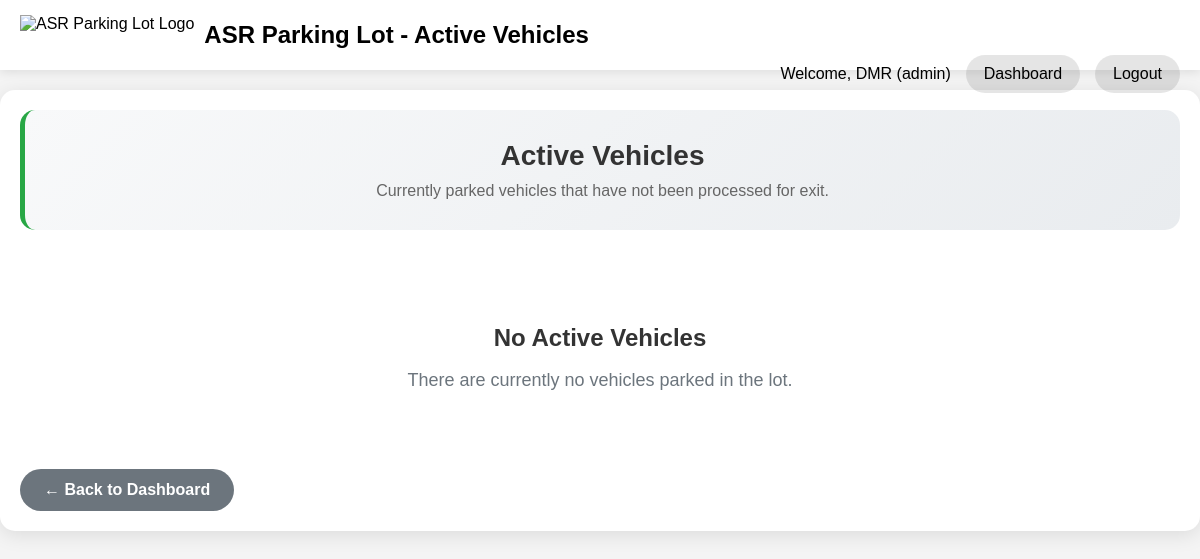
/staff/active-vehicles (signed in), run on an earlier commit of the app's database.
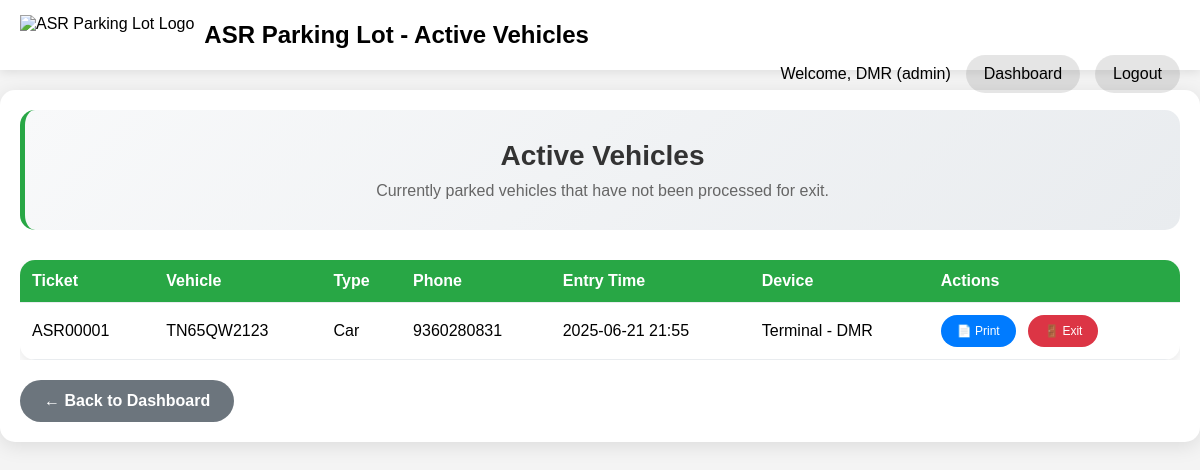
And on a later commit of the database.
### app/models.py (models this page shows, shortened)
class User(UserMixin, db.Model):
    id = db.Column(db.Integer, primary_key=True)
    username = db.Column(db.String(80), index=True, unique=True, nullable=False)
    email = db.Column(db.String(120), index=True, unique=True, nullable=False)
    password_hash = db.Column(db.String(256))
    role = db.Column(db.String(10), index=True, nullable=False, default='staff') # 'admin' or 'staff'

class Entry(db.Model):
    id = db.Column(db.Integer, primary_key=True)
    ticket_number = db.Column(db.String(20), unique=True, nullable=False)
    vehicle_type = db.Column(db.String(50), nullable=False)
    vehicle_number = db.Column(db.String(20), nullable=False)
    phone = db.Column(db.String(15), nullable=False)
    device = db.Column(db.String(50), nullable=False)
    entry_time = db.Column(db.DateTime, default=get_current_device_time, nullable=False)
    exit_time = db.Column(db.DateTime, nullable=True)
    paid = db.Column(db.Boolean, default=False, nullable=False)
    amount = db.Column(db.Float, nullable=True)

### app/routes.py (the view)
@main.route('/staff/active-vehicles')
@login_required
def active_vehicles():
    if current_user.role not in ['admin', 'staff']:
        flash('Access denied. Staff or Admin privileges required.', 'error')
        return redirect(url_for('main.index'))
    active_vehicles = Entry.query.filter(
        Entry.exit_time.is_(None)
    ).order_by(Entry.entry_time.desc()).all()
    return render_template('active_vehicles.html',
                         title='Active Vehicles',
                         active_vehicles=active_vehicles)

### app/utils.py (called while the page is built)
def get_ist_timezone():
    return pytz.timezone('Asia/Kolkata')

def get_ist_time(dt=None):
    ist_tz = get_ist_timezone()
    if dt is None:
        return datetime.now(ist_tz)
    if dt.tzinfo is None:
        return ist_tz.localize(dt)
    return dt.astimezone(ist_tz)

def format_ist_time(dt, format_str='%Y-%m-%d %H:%M:%S'):
    ist_time = get_ist_time(dt)
    return ist_time.strftime(format_str)

def format_ist_time_medium(dt):
    return format_ist_time(dt, '%Y-%m-%d %H:%M')

### app/templates/active_vehicles.html (shortened to what this page needs)
<!DOCTYPE html>
<html lang="en">
<head>
</head>
<body>
    <div class="navbar">
        <div class="navbar-logo">
            <img src="{{ url_for('main.public_file', filename='logo.png') }}" alt="ASR Parking Lot Logo">
            <h1>ASR Parking Lot - Active Vehicles</h1>
        </div>
        <div class="navbar-right">
            <span>Welcome, {{ current_user.username }} ({{ current_user.role }})</span>
            <a href="{{ url_for('main.staff_dashboard') }}">Dashboard</a>
            <a href="{{ url_for('main.logout') }}">Logout</a>
        </div>
    </div>
    <div class="container">
        <div class="header-section">
            <h2>Active Vehicles</h2>
            <p>Currently parked vehicles that have not been processed for exit.</p>
        </div>
        {% if active_vehicles %}
        <div class="vehicles-table">
            <table>
                <thead>
                    <tr>
                        <th>Ticket</th>
                        <th>Vehicle</th>
                        <th>Type</th>
                        <th>Phone</th>
                        <th>Entry Time</th>
                        <th>Device</th>
                        <th>Actions</th>
                    </tr>
                </thead>
                <tbody>
                    {% for vehicle in active_vehicles %}
                    <tr>
                        <td>{{ vehicle.ticket_number }}</td>
                        <td>{{ vehicle.vehicle_number }}</td>
                        <td>{{ vehicle.vehicle_type }}</td>
                        <td>{{ vehicle.phone }}</td>
                        <td>{{ vehicle.entry_time | ist_medium }}</td>
                        <td>{{ vehicle.device }}</td>
                        <td>
                            <a href="{{ url_for('main.print_receipt', entry_id=vehicle.id) }}"
                               target="_blank"
                               class="action-btn">
                                📄 Print
                            </a>
                            <a href="{{ url_for('main.vehicle_exit') }}"
                               class="action-btn exit">
                                🚪 Exit
                            </a>
                        </td>
                    </tr>
                    {% endfor %}
                </tbody>
            </table>
        </div>
        {% else %}
        <div class="no-vehicles">
            <h3>No Active Vehicles</h3>
            <p>There are currently no vehicles parked in the lot.</p>
        </div>
        {% endif %}
        <a href="{{ url_for('main.staff_dashboard') }}" class="back-btn">← Back to Dashboard</a>
    </div>
</body>
</html>

### app/templates/active_vehicles.html (style rules this page uses)
* { box-sizing: border-box; }
body { font-family: Arial, sans-serif; margin: 0; padding: 0; background-color: #f4f4f4; min-height: 100vh; }
.navbar { background-color: white; padding: 15px 20px; color: black; position: sticky; top: 0; z-index: 1000; box-shadow: 0 2px 10px rgba(0,0,0,0.1); }
.navbar h1 { margin: 0; display: inline-block; font-size: clamp(18px, 4vw, 24px); color: black; }
.navbar-logo { display: flex; align-items: center; gap: 10px; flex-wrap: wrap; }
.navbar-logo img { height: clamp(30px, 6vw, 40px); width: auto; }
.navbar-right { float: right; display: flex; align-items: center; gap: 15px; flex-wrap: wrap; color: black; }
.navbar a { color: black; text-decoration: none; padding: 8px 16px; border-radius: 25px; background-color: rgba(0, 0, 0, 0.1); transition: all 0.3s ease; font-weight: 500; border: 2px solid transparent; }
.container { max-width: 1200px; margin: 20px auto; padding: 20px; background: white; border-radius: 15px; box-shadow: 0 4px 20px rgba(0,0,0,0.1); }
.header-section { text-align: center; margin-bottom: 30px; padding: 30px; background: linear-gradient(135deg, #f8f9fa 0%, #e9ecef 100%); border-radius: 15px; border-left: 5px solid #28a745; }
.header-section h2 { color: #333; margin: 0 0 10px 0; font-size: clamp(20px, 5vw, 28px); }
.header-section p { color: #666; margin: 0; font-size: clamp(14px, 3vw, 16px); }
.vehicles-table { overflow-x: auto; }
.vehicles-table table { width: 100%; border-collapse: collapse; background: white; border-radius: 15px; overflow: hidden; box-shadow: 0 4px 15px rgba(0,0,0,0.1); }
.vehicles-table th, .vehicles-table td { padding: 12px; text-align: left; border-bottom: 1px solid #e9ecef; }
.vehicles-table th { background-color: #28a745; color: white; font-weight: bold; }
.action-btn { padding: 8px 16px; background-color: #007bff; color: white; text-decoration: none; border-radius: 20px; font-size: 12px; margin-right: 8px; transition: all 0.3s ease; display: inline-flex; align-items: center; justify-content: center; min-height: 32px; font-weight: 500; }
.action-btn.exit { background-color: #dc3545; }
.back-btn { display: inline-block; padding: 12px 24px; background-color: #6c757d; color: white; text-decoration: none; border-radius: 25px; margin-top: 20px; font-weight: bold; transition: all 0.3s ease; }

What changed in the data, as far as the page shows it:
now on this page (row edited): Entry: ticket_number "ASR00001", vehicle_number "TN65QW2123", vehicle_type "Car", phone "9360280831", entry_time|ist_medium "2025-06-21 21:55", device "Terminal - DMR"
Also different on the page:
text no longer shown: "No Active Vehicles There are currently no vehicles parked in the lot."
text now shown: "Ticket Vehicle Type Phone Entry Time Device Actions"
